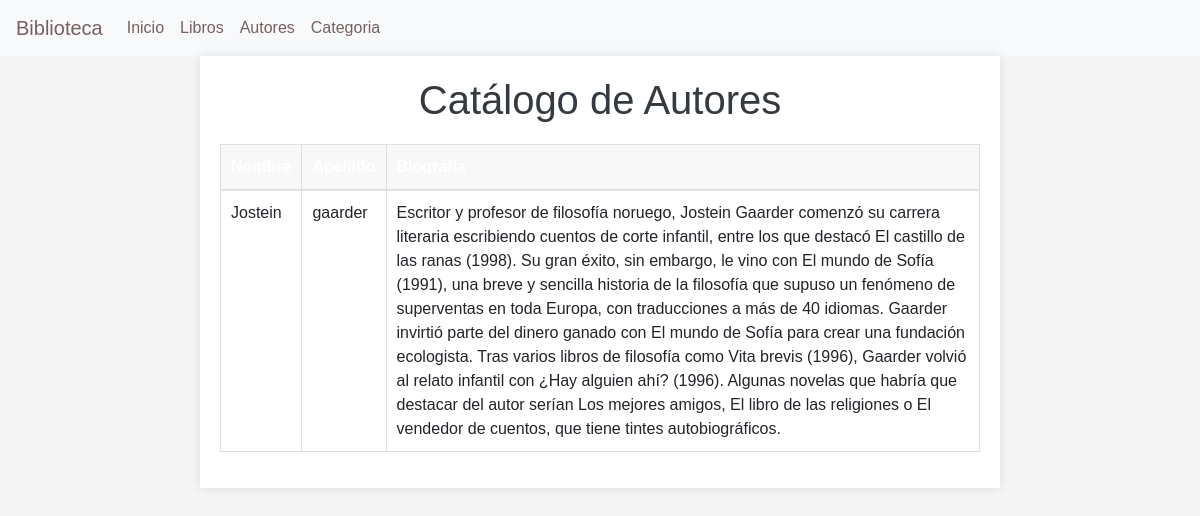
Before: /autores with the older database file.
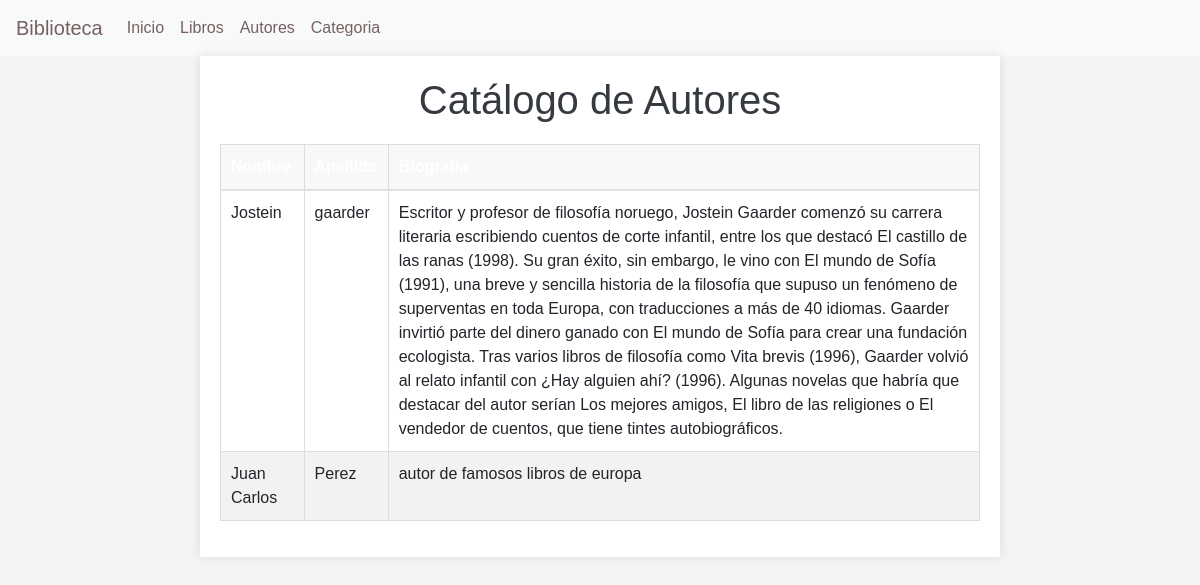
After: the same page with the newer database file.
### core/models.py (models this page shows, shortened)
class Autores(models.Model):
    nombre = models.CharField(max_length=100)
    apellido = models.CharField(max_length=100)
    biografia = models.TextField(blank=True, null=True)

### core/views.py (the view)
# urls.py: path('autores', lista_autores, name='lista_autores'),
def lista_autores(request):
    autores = Autores.objects.all()
    return render(request, 'core/lista_autores.html', {'autores': autores})

### core/templates/core/lista_autores.html (shortened to what this page needs)
{% load static %}
<!DOCTYPE html>
<html lang="en">
<head>
    <link rel="stylesheet" href="https://stackpath.bootstrapcdn.com/bootstrap/4.5.2/css/bootstrap.min.css">
    <link rel="stylesheet" href= "{% static 'css/style.css'%}"  >
    <link href="https://unpkg.com/aos@2.3.1/dist/aos.css" rel="stylesheet">
</head>
<body>
    <nav class="navbar navbar-expand-lg navbar-light bg-light">
        <a class="navbar-brand" href="#">Biblioteca</a>
        <div class="collapse navbar-collapse">
            <ul class="navbar-nav mr-auto">
                <li class="nav-item active"><a class="nav-link" href="{% url 'inicio' %}">Inicio</a></li>
                <li class="nav-item"><a class="nav-link" href="{% url 'libro' %}">Libros</a></li>
                <li class="nav-item"><a class="nav-link" href="{% url 'lista_autores' %}">Autores</a></li>
                <li class="nav-item"><a class="nav-link" href="{% url 'cat' %}">Categoria</a></li>
            </ul>
        </div>
    </nav>
    <div class="container" data-aos="fade-down-right">
        <h1>Catálogo de Autores</h1>
        <table class="table" >
            <thead>
                <tr>
                    <th>Nombre</th>
                    <th>Apellido</th>
                    <th>Biografía</th>
                </tr>
            </thead>
            <tbody>
                {% for autor in autores %}
                <tr>
                    <td>{{ autor.nombre }}</td>
                    <td>{{ autor.apellido }}</td>
                    <td>{{ autor.biografia }}</td>
                </tr>
                {% endfor %}
            </tbody>
        </table>
    </div>
</body>
</html>

### core/static/css/style.css (style rules this page uses)
table { border-collapse: collapse; width: 100%; }
th, td { text-align: left; padding: 8px; }
tr:nth-child(even) { background-color: #f2f2f2 }
th { background-color: #04AA6D; color: white; }
.navbar { background-color: #343a40; }
.navbar-brand, .nav-link { color: #776060 !important; }
body { font-family: 'Arial', sans-serif; background-color: #ffffff; }
h1, h2, h3, h4, h5, h6 { color: #343a40; }
body { font-family: Arial, sans-serif; background-color: #f4f4f4; }
.container { max-width: 800px; margin: 0 auto; padding: 20px; background-color: #fff; box-shadow: 0 0 10px rgba(0, 0, 0, 0.1); }
h1 { text-align: center; margin-bottom: 20px; }
.table { width: 100%; border-collapse: collapse; }
.table th, .table td { padding: 10px; border: 1px solid #ddd; }
.table th { background-color: #f8f8f8; }

Changed rows visible on the page:
added Autores: nombre "Juan Carlos", apellido "Perez", biografia "autor de famosos libros de europa"
